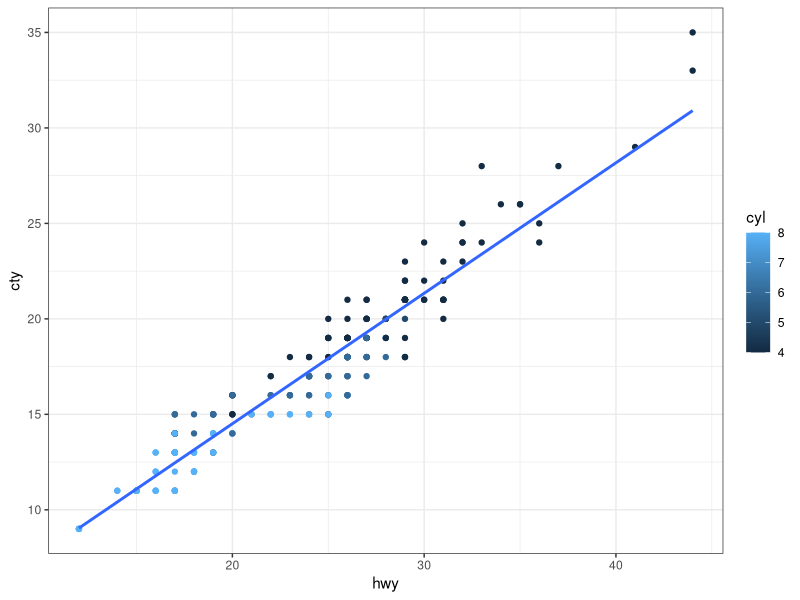
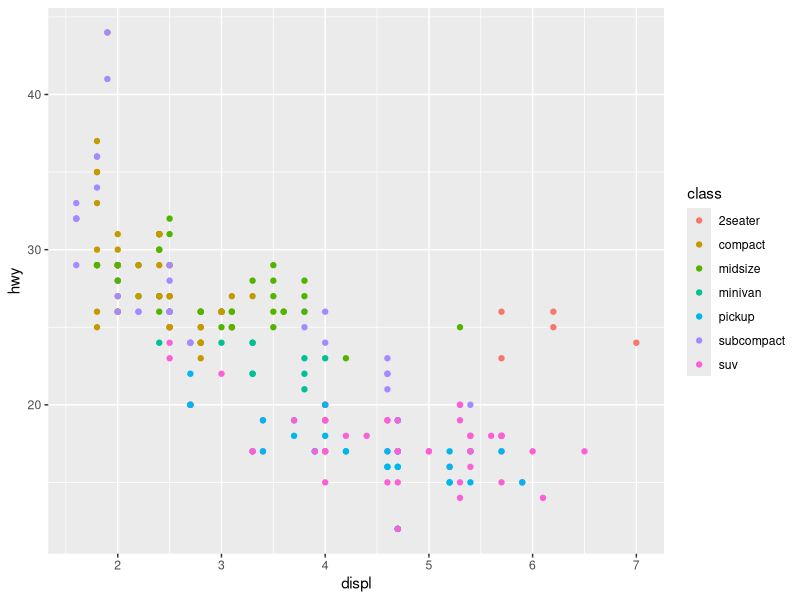
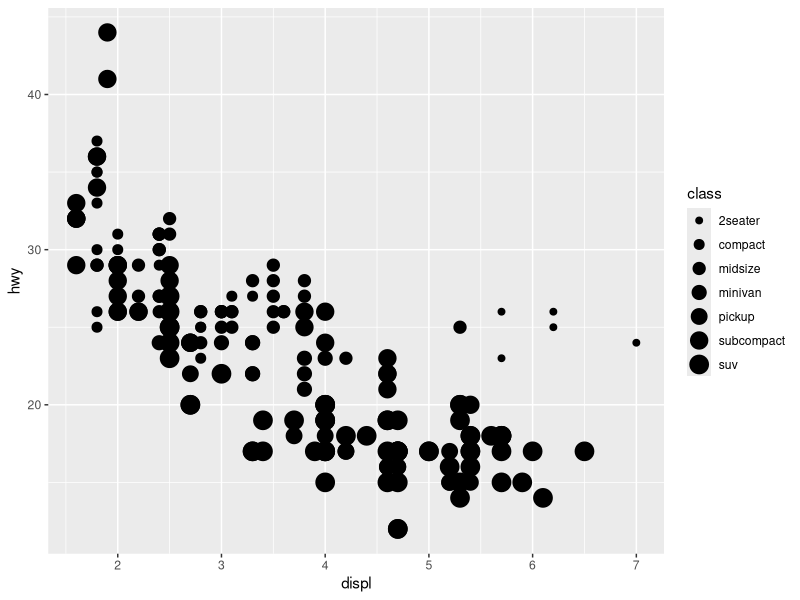
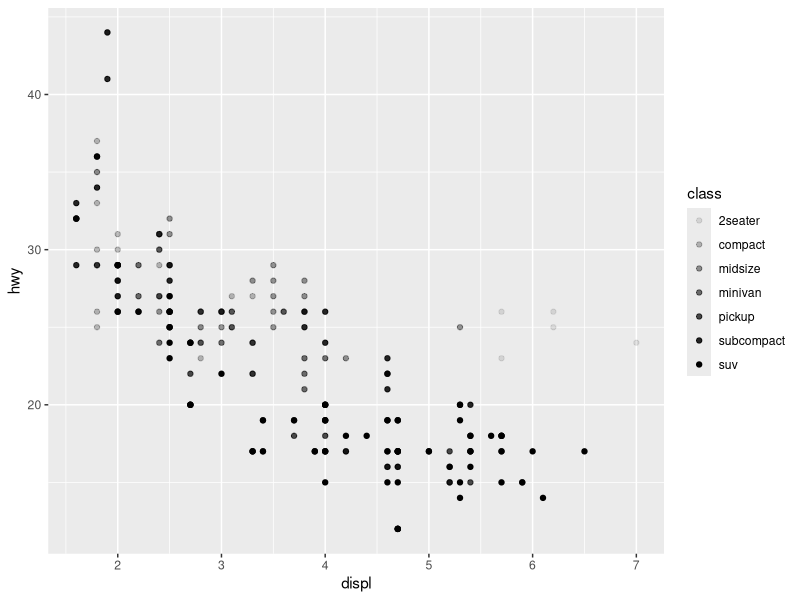
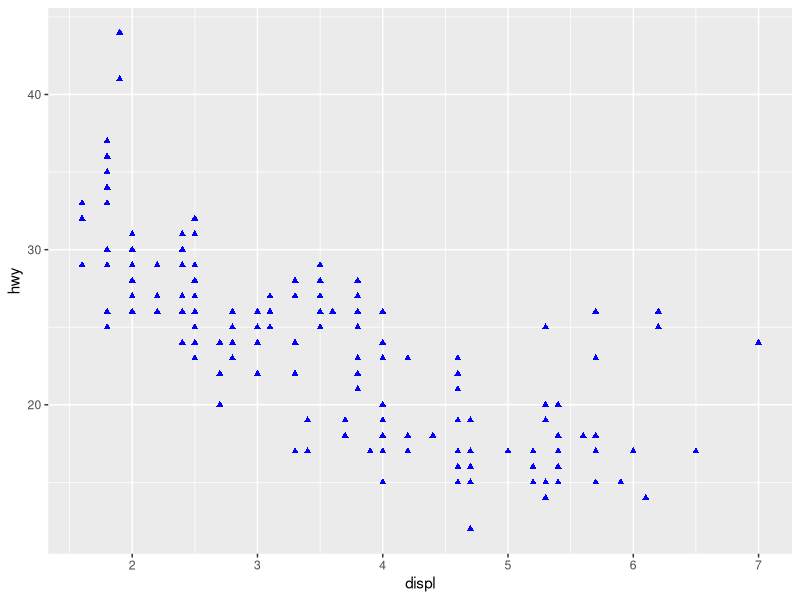
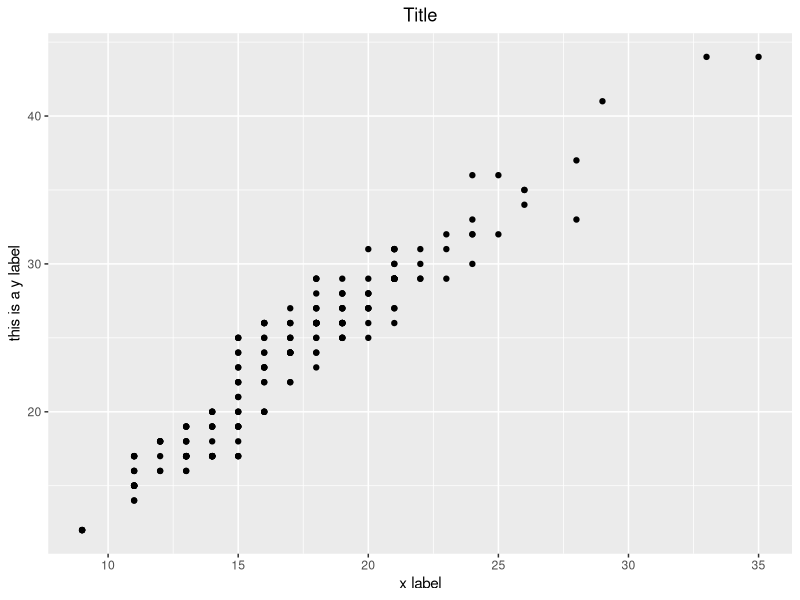
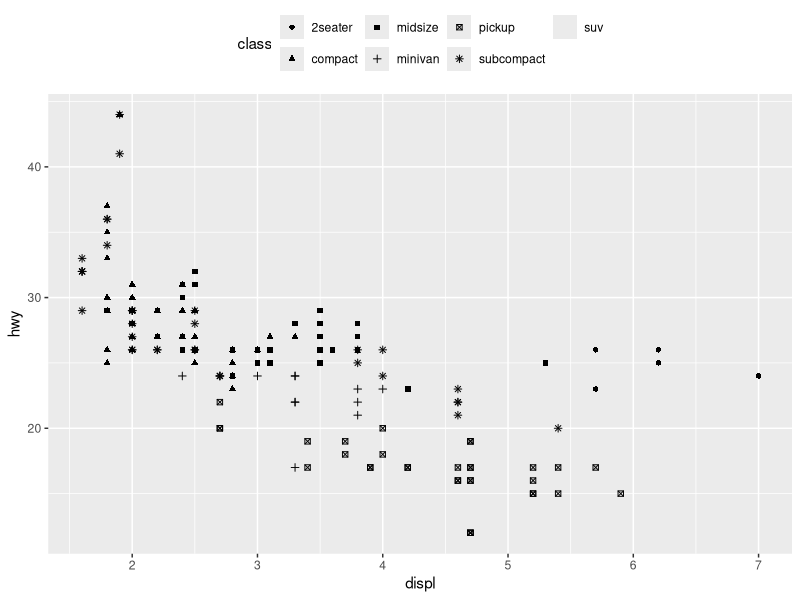
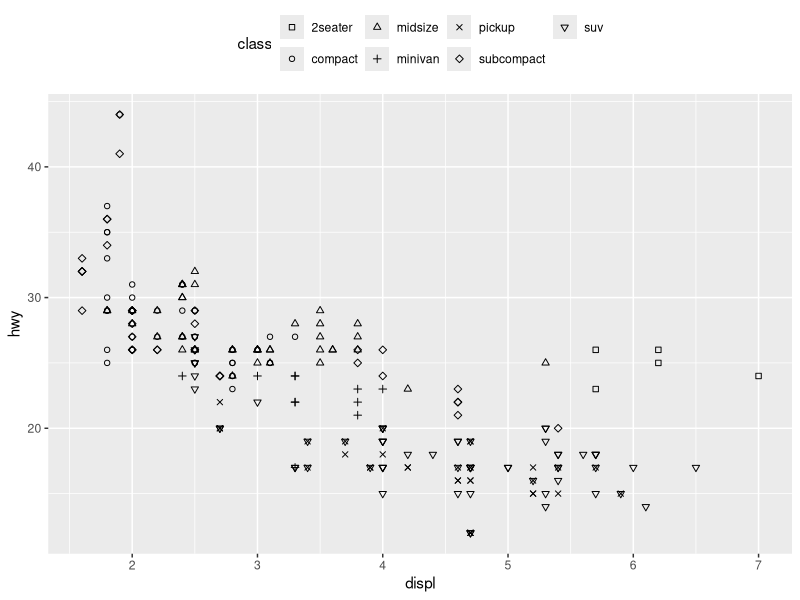

These figures' R source, in order:
## ---- chunk 1
# install package if needed 
# install.packages('ggplot2')
# install.packages('tidyverse')
## ---- chunk 2
# Load R packages
library(ggplot2)
library(tidyverse)

# ggplot2 documentation https://ggplot2.tidyverse.org/reference/

## ---- chunk 3
# Load built-in dataset mpg into the environment (https://ggplot2.tidyverse.org/reference/mpg.html)
data(mpg)

## ---- chunk 4
# Look at the data
head(mpg)

mpg

## ---- chunk 5
# ggplot2 structure

options(repr.plot.width=6, repr.plot.height=3)

# Structured ggplot syntax
ggplot(mpg, aes(hwy, cty)) +
 geom_point(aes(color = cyl)) +
 geom_smooth(method ="lm", se = FALSE) +
 scale_color_gradient() + 
 theme_bw() 

## ---- chunk 6
# Aesthetics

# set color 
ggplot(data = mpg) +
geom_point(mapping = aes(x = displ, y = hwy, color = class)) 


ggplot(data = mpg) +
geom_point(mapping = aes(x = displ, y = hwy, size = class))

ggplot(data = mpg) + 
geom_point(mapping = aes(x = displ, y = hwy, alpha = class))

ggplot(data = mpg) +
geom_point(mapping = aes(x = displ, y = hwy), shape = 17, color = 'blue')

## ---- chunk 7
# Labels

ggplot(mpg, aes(cty, hwy)) + 
geom_point() + 
ggtitle('Title') + 
xlab('x label') + 
ylab('this is a y label') + 
theme(plot.title = element_text(hjust = 0.5))

## ---- chunk 8
# Legends

ggplot(data = mpg) +
geom_point(mapping = aes(x = displ, y = hwy, shape = class)) + 
theme(legend.position = 'top') 

ggplot(data = mpg) +
geom_point(mapping = aes(x = displ, y = hwy, shape = class)) + 
theme(legend.position = 'top') + scale_shape_manual(values = seq(0,6))

ggplot(data = mpg) +
geom_point(mapping = aes(x = displ, y = hwy, shape = class)) + 
theme(legend.position = 'top') + scale_shape_manual(values = c(1, 5, 10, 6, 22, 17, 4))

# See ggplot's documentation for a list of symbols and assigned numbers:
# https://ggplot2.tidyverse.org/articles/ggplot2-specs.html

## ---- chunk 9
# Histogram

ggplot(mpg, aes(hwy)) + geom_histogram(binwidth = 3)

ggplot(mpg, aes(hwy)) + geom_histogram(binwidth = 3, color = 'red', fill = 'blue')

ggplot(mpg, aes(x=hwy, y=stat(count)/sum(stat(count)))) + geom_histogram(binwidth=3) + ylab('Percentage')

## ---- chunk 10
# Density Plot
ggplot(mpg, aes(hwy)) + 
geom_density(kernel = 'gaussian') 

## ---- chunk 11
# Bar Chart

ggplot(mpg, aes(class)) + geom_bar()

ggplot(mpg) + geom_bar(mapping = aes(x = class, fill = class))

ggplot(mpg) + geom_bar(mapping = aes(x = class, fill = drv))

ggplot(mpg) + geom_bar(mapping = aes(x = class, fill = drv)) +
  theme(axis.text.x = element_text(angle = 90, vjust = 0.5, hjust=1))


ggplot(mpg, aes(class, hwy)) + geom_bar(stat = 'identity')

## ---- chunk 12
# stat_summary: Used to aggregate values by categorical variables 
# documentation: https://ggplot2.tidyverse.org/reference/stat_summary.html


ggplot(mpg, aes(class, hwy)) + stat_summary(fun="mean", geom="bar")

## ---- chunk 13
# Scatterplot
ggplot(mpg, aes(cty, hwy)) + geom_point()

ggplot(mpg, aes(cty, hwy)) + geom_point() + xlim(20, 30) + ylim(25, 35)

## ---- chunk 14
# Boxplot

ggplot(mpg, aes(class, hwy)) + geom_boxplot()

ggplot(mpg, aes(hwy, class)) + geom_boxplot()

## ---- chunk 15
# Line Plot (use time-series data 'economics')


ggplot(economics, aes(date, unemploy)) + geom_line()

ggplot(economics) + geom_line(aes(date, unemploy))


## ---- chunk 16
# Line Plot for categorical data

mpg2 = summarise(group_by(mpg, class), mean_hwy = mean(hwy, na.rm=TRUE))

ggplot(mpg2) + geom_line(aes(class, mean_hwy), group = 1)

ggplot(mpg2, aes(class, mean_hwy, color = mean_hwy)) + geom_point() + geom_line(group = 1)

ggplot(mpg2) + geom_point(aes(class, mean_hwy, size = mean_hwy)) + geom_line(aes(class, mean_hwy, color = mean_hwy), group = 1)

## ---- chunk 17
# Load dplyr package and the built-in mpg dataset
library(dplyr)

# Create a new variable cty_hwy that sums up cty and hwy
mpg_with_cty_hwy <- mpg %>%
  mutate(cty_hwy = cty + hwy)

# Group by year and calculate the average cty_hwy
result <- mpg_with_cty_hwy %>%
  group_by(year) %>%
  summarise(avg_cty_hwy = mean(cty_hwy))

# Find the average cty_hwy for the year 1999 and round it to 2 decimal places
avg_cty_hwy_1999 <- round(filter(result, year == 1999)$avg_cty_hwy, 2)

# Print the average cty_hwy for 1999
print(paste("The average cty_hwy for the year 1999 is:", avg_cty_hwy_1999))

## ---- chunk 18
# Load the required packages
library(ggplot2)
library(dplyr)

# Create a boxplot for hwy for each manufacturer
ggplot(mpg, aes(x = manufacturer, y = hwy)) +
  geom_boxplot() +
  theme(axis.text.x = element_text(angle = 45, hjust = 1)) +
  labs(title = "Boxplot of hwy mileage by Manufacturer",
       x = "Manufacturer",
       y = "Highway Mileage")

# To find the manufacturer with the highest outlier
highest_outlier_manufacturer <- mpg %>%
  group_by(manufacturer) %>%
  summarise(highest_hwy = max(hwy)) %>%
  arrange(desc(highest_hwy)) %>%
  slice_head(n = 1) %>%
  pull(manufacturer)

# Print the manufacturer with the highest outlier in hwy
print(paste("The manufacturer with the outlier of the highest value is:", highest_outlier_manufacturer))

## ---- chunk 19
# Load the required packages
library(ggplot2)
library(dplyr)

# Create a boxplot for hwy for each manufacturer
ggplot(mpg, aes(x = manufacturer, y = hwy)) +
  geom_boxplot() +
  theme(axis.text.x = element_text(angle = 45, hjust = 1)) +
  labs(title = "Boxplot of hwy mileage by Manufacturer",
       x = "Manufacturer",
       y = "Highway Mileage")

# Identify the manufacturer with the highest outlier
highest_outlier_data <- mpg %>% 
  arrange(desc(hwy)) %>% 
  head(1)

highest_outlier_manufacturer <- highest_outlier_data$manufacturer

# Print the manufacturer with the highest outlier in hwy
print(paste("The manufacturer with the outlier of the highest value is:", highest_outlier_manufacturer))

## ---- chunk 20
# Load the required package
library(ggplot2)

# Create a density plot for displ
ggplot(mpg, aes(x = displ)) +
  geom_density() +
  labs(title = "Density Plot of displ",
       x = "Displacement",
       y = "Density")

## ---- chunk 21
# Load necessary libraries
library(ggplot2)

# Load the data
data(mpg)

# Filter data for Dodge
dodge_data <- subset(mpg, manufacturer == "Dodge")

# Count the frequency of each transmission type for Dodge
trans_count <- table(dodge_data$trans)

# Display the count
print(trans_count)

# Create a bar chart segmented by transmission type
ggplot(mpg, aes(x = manufacturer, fill = trans)) +
  geom_bar() +
  theme(axis.text.x = element_text(angle = 45, hjust = 1)) +
  labs(title = "Counts of manufacturer segmented by transmission type")

